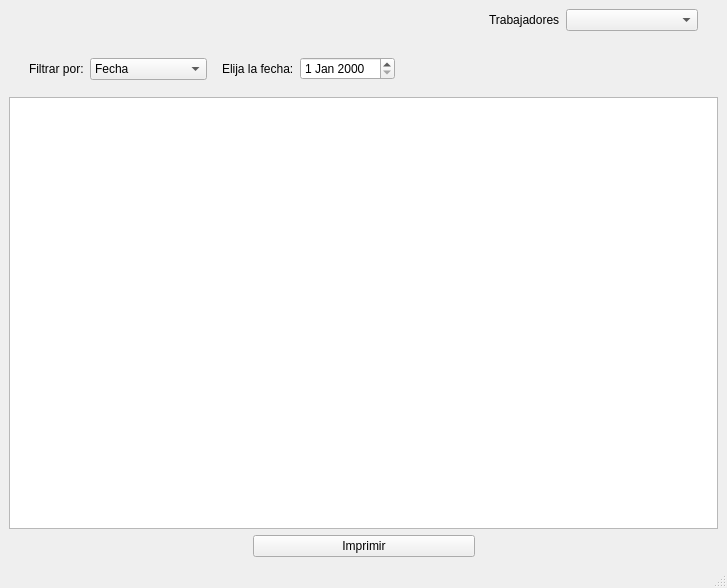
<?xml version="1.0" encoding="UTF-8"?>
<ui version="4.0">
 <class>MainWindow</class>
 <widget class="QMainWindow" name="MainWindow">
  <property name="geometry">
   <rect>
    <x>0</x>
    <y>0</y>
    <width>727</width>
    <height>588</height>
   </rect>
  </property>
  <property name="windowTitle">
   <string>MainWindow</string>
  </property>
  <widget class="QWidget" name="centralwidget">
   <layout class="QVBoxLayout" name="verticalLayout">
    <item>
     <layout class="QHBoxLayout" name="horizontalLayout">
      <property name="topMargin">
       <number>0</number>
      </property>
      <property name="rightMargin">
       <number>20</number>
      </property>
      <item>
       <spacer name="horizontalSpacer">
        <property name="orientation">
         <enum>Qt::Horizontal</enum>
        </property>
        <property name="sizeHint" stdset="0">
         <size>
          <width>40</width>
          <height>20</height>
         </size>
        </property>
       </spacer>
      </item>
      <item>
       <widget class="QLabel" name="label">
        <property name="text">
         <string>Trabajadores</string>
        </property>
       </widget>
      </item>
      <item>
       <widget class="QComboBox" name="qworkers">
        <property name="minimumSize">
         <size>
          <width>132</width>
          <height>0</height>
         </size>
        </property>
       </widget>
      </item>
     </layout>
    </item>
    <item>
     <layout class="QHBoxLayout" name="horizontalLayout_5">
      <property name="leftMargin">
       <number>20</number>
      </property>
      <property name="topMargin">
       <number>10</number>
      </property>
      <item>
       <widget class="QLabel" name="qdatefilter">
        <property name="text">
         <string>Filtrar por:</string>
        </property>
       </widget>
      </item>
      <item>
       <widget class="QComboBox" name="qdatesfilter">
        <property name="minimumSize">
         <size>
          <width>117</width>
          <height>0</height>
         </size>
        </property>
        <item>
         <property name="text">
          <string>Fecha</string>
         </property>
        </item>
        <item>
         <property name="text">
          <string>Rango de fecha</string>
         </property>
        </item>
       </widget>
      </item>
      <item>
       <widget class="QStackedWidget" name="stackedWidget">
        <property name="sizePolicy">
         <sizepolicy hsizetype="Preferred" vsizetype="Fixed">
          <horstretch>0</horstretch>
          <verstretch>0</verstretch>
         </sizepolicy>
        </property>
        <property name="minimumSize">
         <size>
          <width>0</width>
          <height>44</height>
         </size>
        </property>
        <property name="currentIndex">
         <number>0</number>
        </property>
        <widget class="QWidget" name="singleDate">
         <layout class="QHBoxLayout" name="horizontalLayout_6">
          <item>
           <widget class="QLabel" name="label_5">
            <property name="text">
             <string>Elija la fecha:</string>
            </property>
           </widget>
          </item>
          <item>
           <widget class="QDateEdit" name="qdate"/>
          </item>
          <item>
           <spacer name="horizontalSpacer_2">
            <property name="orientation">
             <enum>Qt::Horizontal</enum>
            </property>
            <property name="sizeHint" stdset="0">
             <size>
              <width>40</width>
              <height>20</height>
             </size>
            </property>
           </spacer>
          </item>
         </layout>
        </widget>
        <widget class="QWidget" name="datesRange">
         <layout class="QHBoxLayout" name="horizontalLayout_3">
          <item>
           <layout class="QHBoxLayout" name="horizontalLayout_2">
            <item>
             <widget class="QLabel" name="label_3">
              <property name="text">
               <string>Desde:</string>
              </property>
             </widget>
            </item>
            <item>
             <widget class="QDateEdit" name="qfromdate"/>
            </item>
            <item>
             <widget class="QLabel" name="label_2">
              <property name="text">
               <string>Hasta:</string>
              </property>
             </widget>
            </item>
            <item>
             <widget class="QDateEdit" name="qtodate"/>
            </item>
           </layout>
          </item>
          <item>
           <spacer name="horizontalSpacer_3">
            <property name="orientation">
             <enum>Qt::Horizontal</enum>
            </property>
            <property name="sizeHint" stdset="0">
             <size>
              <width>40</width>
              <height>20</height>
             </size>
            </property>
           </spacer>
          </item>
         </layout>
        </widget>
       </widget>
      </item>
     </layout>
    </item>
    <item>
     <widget class="QTableView" name="qtable"/>
    </item>
    <item>
     <layout class="QHBoxLayout" name="horizontalLayout_7">
      <property name="topMargin">
       <number>0</number>
      </property>
      <item>
       <spacer name="horizontalSpacer_4">
        <property name="orientation">
         <enum>Qt::Horizontal</enum>
        </property>
        <property name="sizeHint" stdset="0">
         <size>
          <width>40</width>
          <height>20</height>
         </size>
        </property>
       </spacer>
      </item>
      <item>
       <widget class="QPushButton" name="qprint">
        <property name="minimumSize">
         <size>
          <width>222</width>
          <height>0</height>
         </size>
        </property>
        <property name="text">
         <string>Imprimir</string>
        </property>
       </widget>
      </item>
      <item>
       <spacer name="horizontalSpacer_5">
        <property name="orientation">
         <enum>Qt::Horizontal</enum>
        </property>
        <property name="sizeHint" stdset="0">
         <size>
          <width>40</width>
          <height>20</height>
         </size>
        </property>
       </spacer>
      </item>
     </layout>
    </item>
   </layout>
  </widget>
  <widget class="QMenuBar" name="menubar">
   <property name="geometry">
    <rect>
     <x>0</x>
     <y>0</y>
     <width>727</width>
     <height>21</height>
    </rect>
   </property>
  </widget>
  <widget class="QStatusBar" name="statusbar"/>
 </widget>
 <resources/>
 <connections>
  <connection>
   <sender>qdatesfilter</sender>
   <signal>activated(int)</signal>
   <receiver>stackedWidget</receiver>
   <slot>setCurrentIndex(int)</slot>
   <hints>
    <hint type="sourcelabel">
     <x>186</x>
     <y>88</y>
    </hint>
    <hint type="destinationlabel">
     <x>212</x>
     <y>93</y>
    </hint>
   </hints>
  </connection>
 </connections>
</ui>
